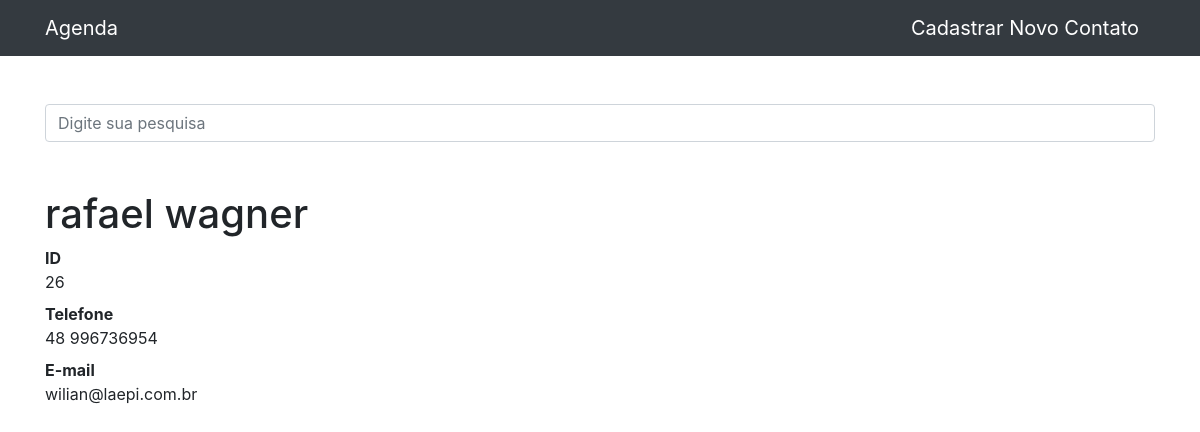
Page /26 on the committed database.
### agenda/models.py (models this page shows, shortened)
class Contato(models.Model):
    nome = models.CharField(max_length=150)
    sobrenome = models.CharField(max_length=255, blank=True)
    telefone = models.CharField(max_length=255)
    email = models.CharField(max_length=255)
    mostrar = models.BooleanField(default=True)

### agenda/views.py (the view)
# urls.py: path('<int:contato_id>', views.ver_contato, name='ver_contato'),
def ver_contato(request, contato_id):
    contato = get_object_or_404(Contato, id=contato_id)
    if not contato.mostrar:
        raise Http404()
    return render(request, 'contatos/ver_contato.html', {
        'contato': contato
    })

### agenda/templates/contatos/ver_contato.html
{% extends 'base.html' %}
{%block conteudo%}
  <h1 class="mt-5">{{ contato.nome }} {{ contato.sobrenome }}</h1>
  <dl>
    <dt>ID</dt>
    <dd>{{ contato.id }}</dd>
    <dt>Telefone</dt>
    <dd>{{ contato.telefone }}</dd>
    <dt>E-mail</dt>
    <dd>{{ contato.email }}</dd>
{%endblock%}

### rows in the picture
Contato: nome "rafael", sobrenome "wagner", id "26", telefone "48 996736954", email "wilian@laepi.com.br"
